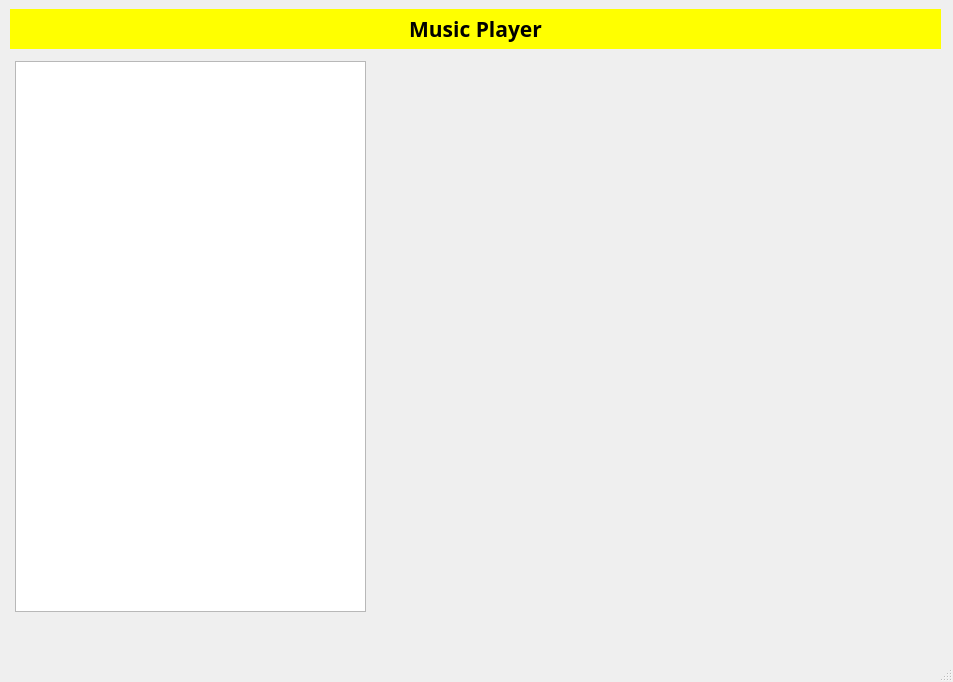
<?xml version="1.0" encoding="UTF-8"?>
<ui version="4.0">
 <class>MainWindow</class>
 <widget class="QMainWindow" name="MainWindow">
  <property name="geometry">
   <rect>
    <x>0</x>
    <y>0</y>
    <width>953</width>
    <height>682</height>
   </rect>
  </property>
  <property name="windowTitle">
   <string>MainWindow</string>
  </property>
  <widget class="QWidget" name="centralwidget">
   <widget class="QLabel" name="label">
    <property name="geometry">
     <rect>
      <x>10</x>
      <y>9</y>
      <width>931</width>
      <height>40</height>
     </rect>
    </property>
    <property name="sizePolicy">
     <sizepolicy hsizetype="Maximum" vsizetype="Preferred">
      <horstretch>0</horstretch>
      <verstretch>0</verstretch>
     </sizepolicy>
    </property>
    <property name="font">
     <font>
      <family>Poppins SemiBold</family>
      <pointsize>16</pointsize>
      <weight>75</weight>
      <bold>true</bold>
     </font>
    </property>
    <property name="autoFillBackground">
     <bool>false</bool>
    </property>
    <property name="styleSheet">
     <string notr="true">QLabel{ background-color: yellow }</string>
    </property>
    <property name="text">
     <string>Music Player</string>
    </property>
    <property name="alignment">
     <set>Qt::AlignCenter</set>
    </property>
   </widget>
   <widget class="QListView" name="listView">
    <property name="geometry">
     <rect>
      <x>15</x>
      <y>61</y>
      <width>351</width>
      <height>551</height>
     </rect>
    </property>
   </widget>
   <widget class="QWidget" name="player_view" native="true">
    <property name="geometry">
     <rect>
      <x>379</x>
      <y>59</y>
      <width>561</width>
      <height>551</height>
     </rect>
    </property>
   </widget>
  </widget>
  <widget class="QMenuBar" name="menubar">
   <property name="geometry">
    <rect>
     <x>0</x>
     <y>0</y>
     <width>953</width>
     <height>21</height>
    </rect>
   </property>
  </widget>
  <widget class="QStatusBar" name="statusbar"/>
 </widget>
 <resources/>
 <connections/>
</ui>
